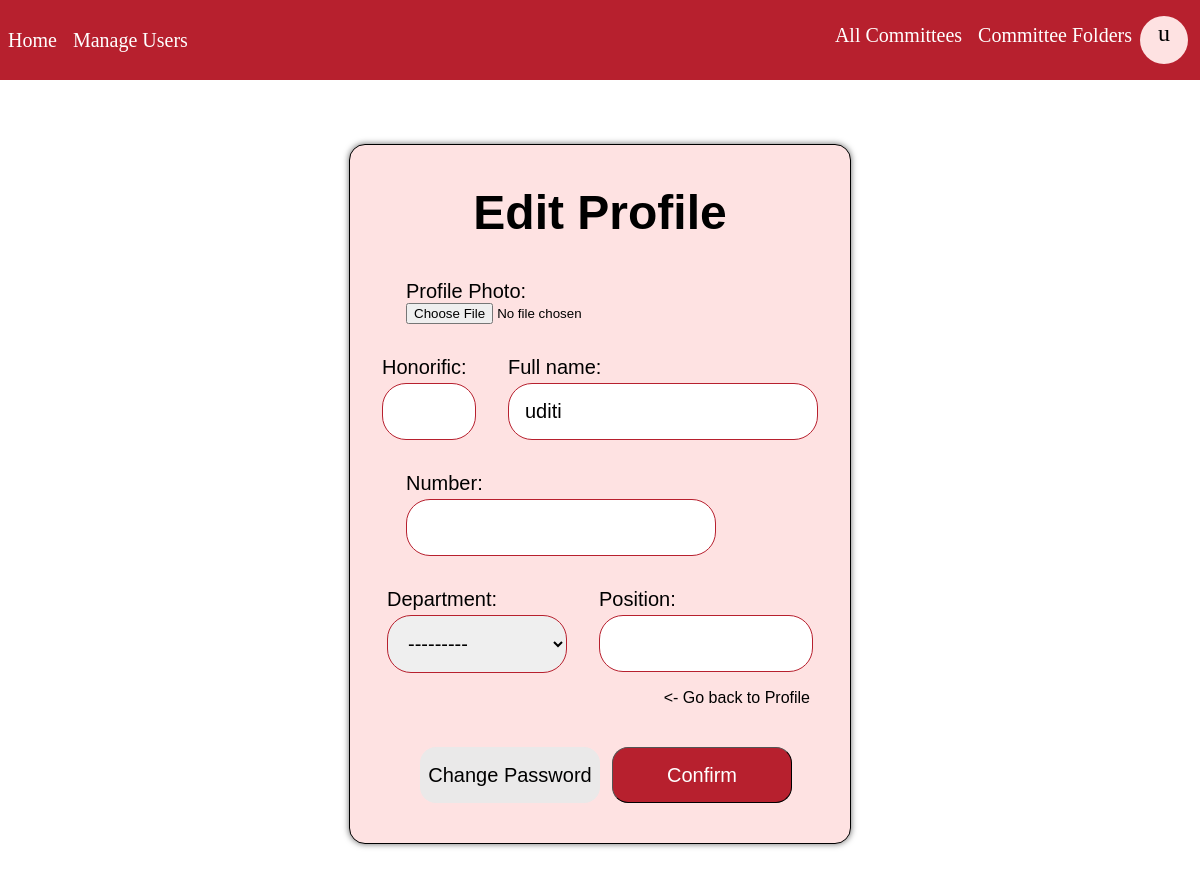
/edit-profile/1 (signed in), run on the app's committed database.
### base/models.py (models this page shows)
class User(AbstractUser):
    avatar = models.ImageField(null = True, upload_to = "images/", blank = True)
    honorific = models.CharField(max_length = 200, null = True, blank = True)
    pname = models.CharField(max_length = 200, null = True)
    email = models.EmailField(unique = True, null = True)
    position = models.CharField(max_length = 200, null = True)
    number = models.BigIntegerField(null = True)
    department = models.ForeignKey(Department,on_delete=models.SET_NULL,null=True)
    is_verified = models.BooleanField(default = False)
    auth_token = models.CharField(max_length = 200)
    password_token = models.CharField(max_length = 200)
    USERNAME_FIELD = 'email'
    REQUIRED_FIELDS = ['pname', 'username']

### base/views.py (the view, shortened to what this page needs)
# urls.py: path('edit-profile/<str:pk>', views.edit_profile, name = 'edit-profile'),
@login_required(login_url = 'login')
def edit_profile(request, pk):
    user = User.objects.get(id = pk)
    if request.user!=user:
        return redirect('home')
    form = UserForm(instance=user)
    if request.method == 'POST' and 'submit' in request.POST.keys():
        form = UserForm(request.POST,request.FILES,instance=user)
        if form.is_valid():
            form.save()
            messages.success(request, "Profile updated successfully!")
            return redirect('profile', pk)
    context={
        'form':form
    }
    return render(request,'base/edit_profile.html',context)

### base/forms.py
class UserForm(ModelForm):
    class Meta:
        model = User
        fields = ['avatar', 'honorific', 'pname', 'number', 'department', 'position']

### base/models.py (called while the page is built)
    def __str__(self):
        return self.name

### base/templates/base/edit_profile.html (shortened to what this page needs)
{% extends 'main.html' %}
{% load static %}
{% block content %}
<head>
</head>
<div class = "content">
<div class="edit_profile_body">
<h1 class="title_edit">Edit Profile</h1>
<form method = "POST" enctype = "multipart/form-data">
        <div class="field-container">
            <label for="{{ form.avatar.id_for_label }}">Profile Photo:</label><br>
            {{ form.avatar }}
        </div>
        <div class = "full_name">
            <div class="field-container">
                <label for="{{ form.honorific.id_for_label }}">Honorific:</label><br>
                {{ form.honorific }}
            </div>
            <div class="field-container">
                <label for="{{ form.pname.id_for_label }}">Full name:</label><br>
                {{ form.pname }}
            </div>
        </div>
        <div class="field-container">
            <label for="{{ form.number.id_for_label }}">Number:</label><br>
            {{ form.number }}
        </div>
        <div class = "row2">
            <div class="field-container">
                <label for="{{ form.department.id_for_label }}">Department:</label><br>
                {{ form.department }}
            </div>
            <div class="field-container">
                <label for="{{ form.position.id_for_label }}">Position:</label><br>
                {{ form.position }}
            </div>
        </div>
    <a href = "{{ request.META.HTTP_REFERER }}" class = "cancel_profile_edit"><- Go back to Profile</a>
    <div class = "submit_buttons">
    <form method = "POST">
        <button type = "submit" name = "Change Password" class = "password_profile_edit">Change Password</button>
    </form>
    <button name = "submit" class = "submit_profile_edit">Confirm</button>
    </div>
    </form>
</div>
{% endblock content %}

### template/navbar.html (shortened to what this page needs)
{% block content %}
        <div class = "navbar">
            <div class = "left">
                <a href = "{% url 'home' %}" class = "navlinks">Home</a>
                {% if request.user.is_superuser %}
                    <a href = "{% url 'users_allowed' %}" class = "navlinks">Manage Users</a>
                {% endif %}
            </div>
            <div class = "right">
            {% if request.user.is_authenticated %}
                    <a href = "{% url 'committees_list' %}" class = "navlinks">All Committees</a>
                {% if request.user.is_superuser %}
                    <a href="{% url 'file-start' %}" class="navlinks">Committee Folders</a>
                {% else %}
                    <a href="{% url 'file-start' %}" class="navlinks">My Committees</a>
                {% endif %}
                    <div class="dropdown-main">
                        {% if request.user.avatar %}
                            <img src="{{ request.user.avatar.url }}" class="profile-avatar" alt="User Avatar">
                        {% else %}
                            <div class="profile-circle"><p>{{ request.user.pname|slice:":1" }}</p></div>
                        {% endif %}
                    </div>
            {% else %}
                <a href="{% url 'login' %}" class="navlinks">Login</a>
            {% endif %}
            </div>
        </div>
{% endblock content %}

### template/main.html (style rules this page uses)
.dropdown-main { display: inline-block; position: relative; }
.profile-avatar, .profile-circle { width: 2vh; height: 2vh; border-radius: 50%; display: flex; align-items: center; justify-content: center; }
.profile-circle { display: inline-block; width: 6vh; height: 6vh; line-height: 30px; border-radius: 50%; background-color: #FEE2E2; color: black; text-align: center; margin: 0; margin-right: 1vw; }
.profile-circle p { font-size: 3vh; padding: 0; transform: translateY(6%); margin: 0; }
.navbar { width: 100vw; position: fixed; top: 0; left: 0; right: 0; height: 10vh; background-color: #B7202E; display: flex; justify-content: space-between; align-items: center; box-sizing: border-box; z-index: 9999; }
.right { display: flex; }
.left { margin-right: auto; display: flex; }
.content { margin-top: 10vh; font-family: 'Trebuchet MS', 'Lucida Sans Unicode', 'Lucida Grande', 'Lucida Sans', Arial, sans-serif; }
.navlinks { text-decoration: none; color: white; margin: 0; padding: 1vh; font-size: 2.5vh; font-family: 'Times New Roman', Times, serif; }

### base/templates/base/edit_profile.html (style rules this page uses)
.title_edit { font-size: 6vh; text-align: center; margin-bottom: 3vh; margin-top: 0; }
.edit_profile_body { margin: auto; margin-top: 18vh; margin-bottom: 10vh; width: 35vw; background-color: #FEE2E2; border-radius: 2vh; border-style: solid; border-width: 0.2vh; border-color: black; padding: 5vh; box-shadow: 0px 0px 0.8vh rgba(0, 0, 0, 0.603); }
.submit_profile_edit { padding: 1vh; background-color: #B7202E; border-radius: 1vh; border-width: 0.2vh; color: white; font-size: 2vh; width: 15vh; height: 6vh; }
.field-container { padding: 2vh; }
.field-container label { font-size: 2.5vh; }
.field-container input[type = "text"], .field-container input[type = "number"], .field-container select { padding: 2vh; font-size: 2.5vh; border-radius: 3vh; border-width: 0.1vh; width: 23vw; border-style: solid; border-color: #B7202E; margin-top: 0.5vh; }
.field-container input[type = "text"][name = "honorific"] { width: 5vw; }
.field-container input[type = "number"] { margin: auto width: 32vw; }
.field-container select { width: 15vw; }
.field-container input[name = "position"] { width: 15vw; }
.full_name { display: flex; justify-content: center; }
.row2 { display: flex; justify-content: center; padding: 0; height: fit-content; }
.submit_profile_edit { background-color: #B7202E; color: white; padding: 1vh; border-radius: 2vh; border-width: 0.2vh; width: 15vw; height: 7vh; margin-left: 1vw; font-size: 2.5vh; margin-top: 5vh; }
.cancel_profile_edit { display: flex; justify-content: right; text-decoration: none; color: black; }
.field-container input[type="text"]::placeholder, .field-container input[type="number"]::placeholder, .field-container select::placeholder { font-size: 2vh; }
.password_profile_edit { border-style: 0.2vh; border-color: #B7202E; background-color: #eae9e9; padding: 1vh; border-radius: 2vh; border-width: 0.2vh; width: 15vw; height: 7vh; margin-left: 1vw; font-size: 2.5vh; margin-top: 5vh; color: black; }
.submit_buttons { display: flex; justify-content: center; }

### data on the page
User: user.pname "u", pname "uditi", department "---------"
